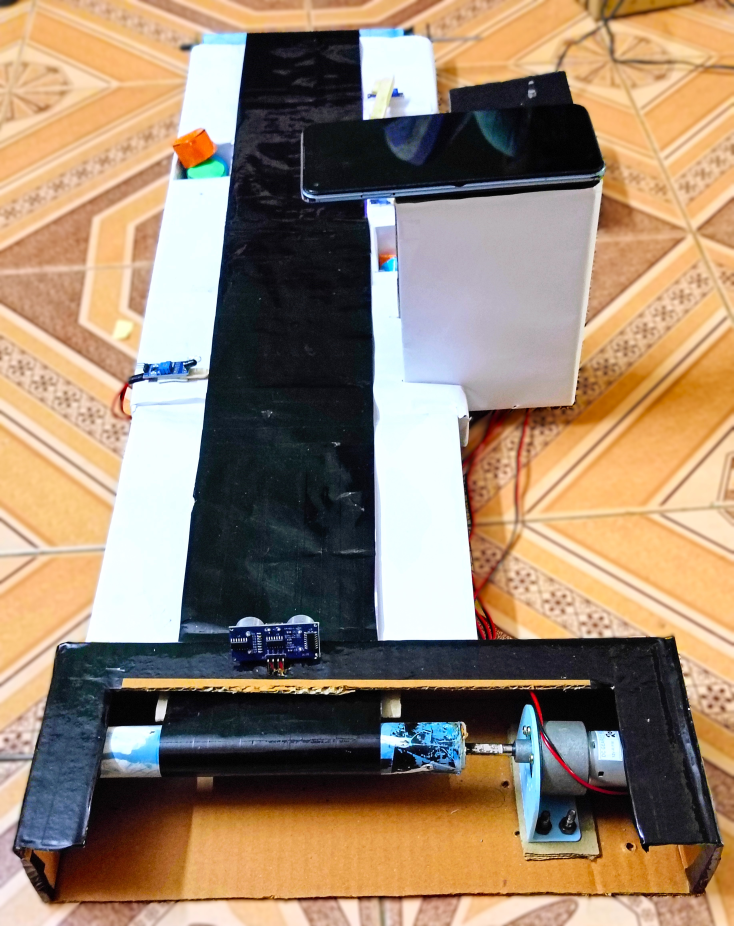
#> input picture media/photos/BACK_VIEW.jpeg, 3667 x 4630 px (shown at 1/5 size)
$ python -i wifi_communication.py   (imports and definitions only)
#> lines starting #> are read from the running program, lines starting #| are printed output that depends on the picture; after the words box and inside, x2 and y2 are one past the last pixel; in counts of white or black regions, pixels touching at a corner belong together
#> further down, picture is the input picture: shape (4630, 3667, 3); mean B, G, R 112.8, 134.5, 156.2
"""ESP32-triggered vision controller for the conveyor sorting project.

Run from the repository root:
    python vision/wifi_communication.py

The program polls the ESP32 continuously, but opens/reads the camera and runs
classification only while an IR-triggered vision request is active.
"""

from __future__ import annotations

import json
import time
import urllib.error
import urllib.parse
import urllib.request
from collections import Counter
from typing import Optional

import cv2
import numpy as np

# ---------------------------------------------------------------------------
# USER CONFIGURATION
# ---------------------------------------------------------------------------
ESP32_BASE_URL = "http://192.168.4.1"

# IMPORTANT: when the phone joins the ESP32's Sorting-Conveyor Wi-Fi,
# its camera-stream IP may change. Update this URL to the address shown by
# your phone IP-camera app. Do not assume the old 192.168.1.4 address remains.
CAMERA_URL = "http://192.168.4.2:8080/video"

POLL_INTERVAL_SECONDS = 0.25
HTTP_TIMEOUT_SECONDS = 3.0
FRAME_COUNT = 9
FRAME_INTERVAL_SECONDS = 0.12
MIN_VALID_VOTES = 4
MIN_COLOUR_PIXELS = 5000
MIN_CONTOUR_AREA = 2500
SHOW_PREVIEW = True

# Keep only the colour classes the ESP32 currently accepts.
# To change a colour, edit its HSV lower/upper arrays here.
COLOUR_RANGES = {
    "GREEN": (np.array([35, 50, 40]), np.array([85, 255, 255])),
    "BLUE": (np.array([90, 50, 40]), np.array([130, 255, 255])),
    "ORANGE": (np.array([5, 100, 100]), np.array([15, 255, 255])),
    "YELLOW": (np.array([20, 100, 100]), np.array([30, 255, 255])),
}


class CameraUnavailable(RuntimeError):
    """Raised when the configured phone camera stream cannot be read."""


# [60 lines left out: functions http_get_json, submit_result, open_camera, classify_colour, not called in this run]


def analyze_shape(frame: np.ndarray):
    """Find the main foreground contour and classify its geometry.

    Uses Otsu thresholding in both polarities instead of relying only on Canny
    edge contours. This is generally more reliable for solid objects placed on
    a contrasting conveyor background.

    Returns (label, annotated_frame, selected_binary_mask, diagnostic_text).
    """
    gray = cv2.cvtColor(frame, cv2.COLOR_BGR2GRAY)
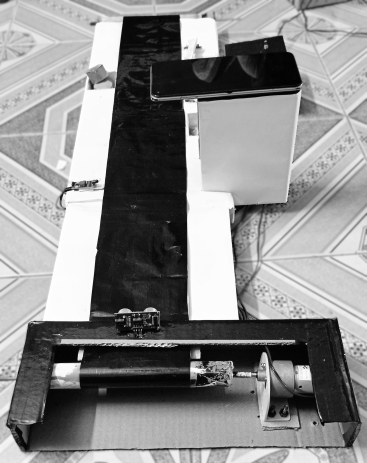
#> gray: shape (4630, 3667) (shown at 1/10 size); min 0, max 255, mean 138.5
    blurred = cv2.GaussianBlur(gray, (5, 5), 0)
    frame_h, frame_w = gray.shape[:2]
    frame_area = float(frame_h * frame_w)
    min_area = max(float(MIN_CONTOUR_AREA), frame_area * 0.003)
    max_area = frame_area * 0.65

    kernel = np.ones((5, 5), dtype=np.uint8)
    candidates = []
    masks = []

    # Try both bright-object and dark-object foreground polarity.
    for threshold_type in (cv2.THRESH_BINARY, cv2.THRESH_BINARY_INV):
        _, mask = cv2.threshold(
            blurred, 0, 255, threshold_type + cv2.THRESH_OTSU
        )
        mask = cv2.morphologyEx(mask, cv2.MORPH_OPEN, kernel, iterations=1)
        mask = cv2.morphologyEx(mask, cv2.MORPH_CLOSE, kernel, iterations=2)
        masks.append(mask)

        contours, _ = cv2.findContours(
            mask, cv2.RETR_EXTERNAL, cv2.CHAIN_APPROX_SIMPLE
        )
        for contour in contours:
            area = cv2.contourArea(contour)
            if area < min_area or area > max_area:
                continue

            x, y, w, h = cv2.boundingRect(contour)
            # Ignore objects touching the image boundary: these are often
            # conveyor/background regions rather than the item being sorted.
            margin = 2
            if x <= margin or y <= margin or x + w >= frame_w - margin or y + h >= frame_h - margin:
                continue

            perimeter = cv2.arcLength(contour, True)
            if perimeter <= 0:
                continue

            approximation = cv2.approxPolyDP(contour, 0.025 * perimeter, True)
            corners = len(approximation)
            circularity = (4.0 * np.pi * area) / (perimeter * perimeter)

            if corners == 3:
                label = "TRIANGLE"
                ratio = 0.0
            elif corners == 4:
                rect = cv2.minAreaRect(contour)
                side_a, side_b = rect[1]
                if min(side_a, side_b) <= 0:
                    continue
                ratio = max(side_a, side_b) / min(side_a, side_b)
                label = "SQUARE" if ratio <= 1.15 else "RECTANGLE"
            elif circularity >= 0.75:
                label = "CIRCLE"
                ratio = 0.0
            elif corners >= 5:
                label = "OTHER"
                ratio = 0.0
            else:
                label = "UNKNOWN"
                ratio = 0.0

            candidates.append({
                "area": area,
                "contour": contour,
                "label": label,
                "corners": corners,
                "circularity": circularity,
                "ratio": ratio,
                "mask": mask,
            })
#> this loop made 2 passes
#> pass 1, in analyze_shape, `_, mask = cv2.threshold( blurred, 0, 255, threshold_type + cv2.THRESH_..`:
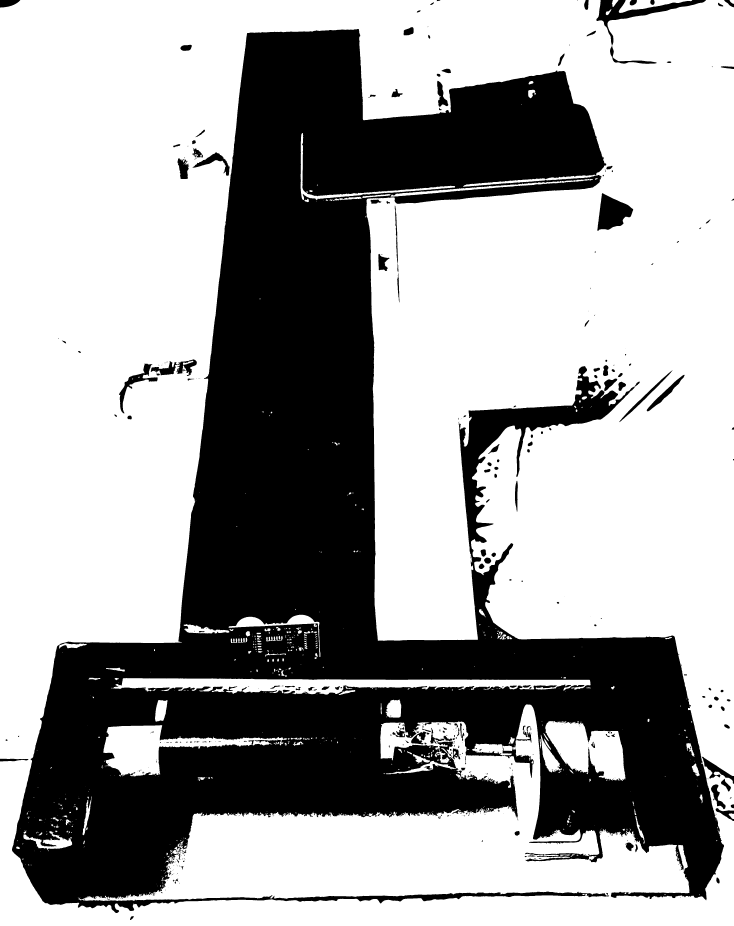
#> mask: shape (4630, 3667) (shown at 1/5 size); 63.6% white; 517 black regions (287 under 20 px), largest, box (x1, y1, x2, y2) and area: (60, 145, 3620, 4565) 6015594, (2982, 0, 3530, 319) 26808, (2987, 966, 3166, 1154) 20327
#> pass 1, in analyze_shape, `mask = cv2.morphologyEx(mask, cv2.MORPH_OPEN, kernel, iterations=1)`:
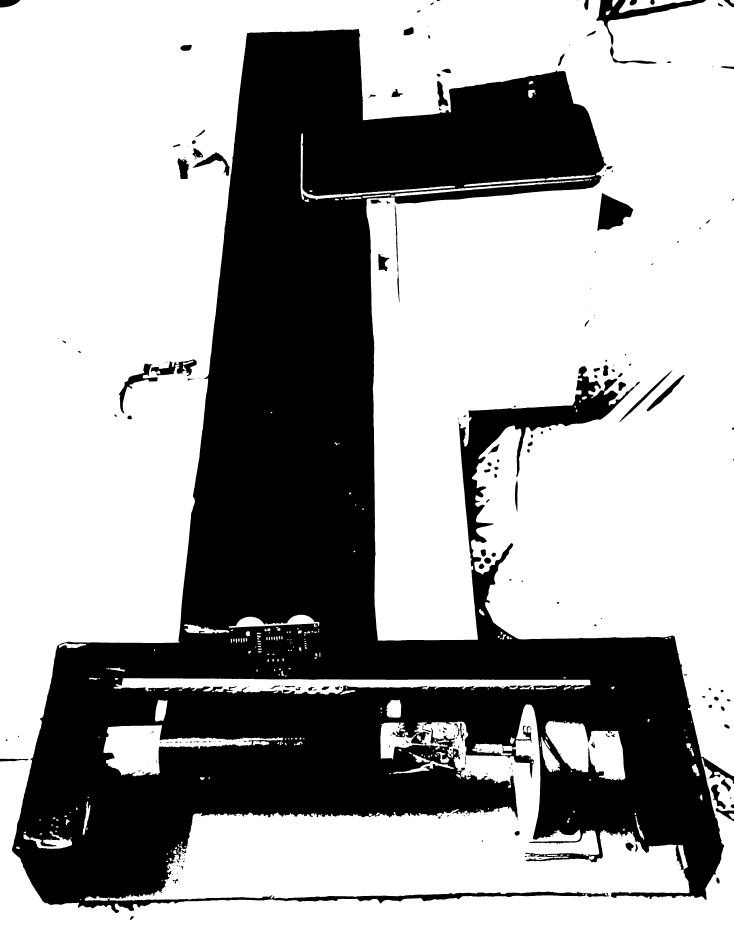
#> mask: shape (4630, 3667) (shown at 1/5 size); 63.5% white; 301 black regions (131 under 20 px), largest, box (x1, y1, x2, y2) and area: (60, 145, 3667, 4565) 6060056, (2982, 0, 3530, 319) 26865, (2987, 966, 3166, 1154) 20329
#> pass 1, in analyze_shape, `mask = cv2.morphologyEx(mask, cv2.MORPH_CLOSE, kernel, iterations=2)`:
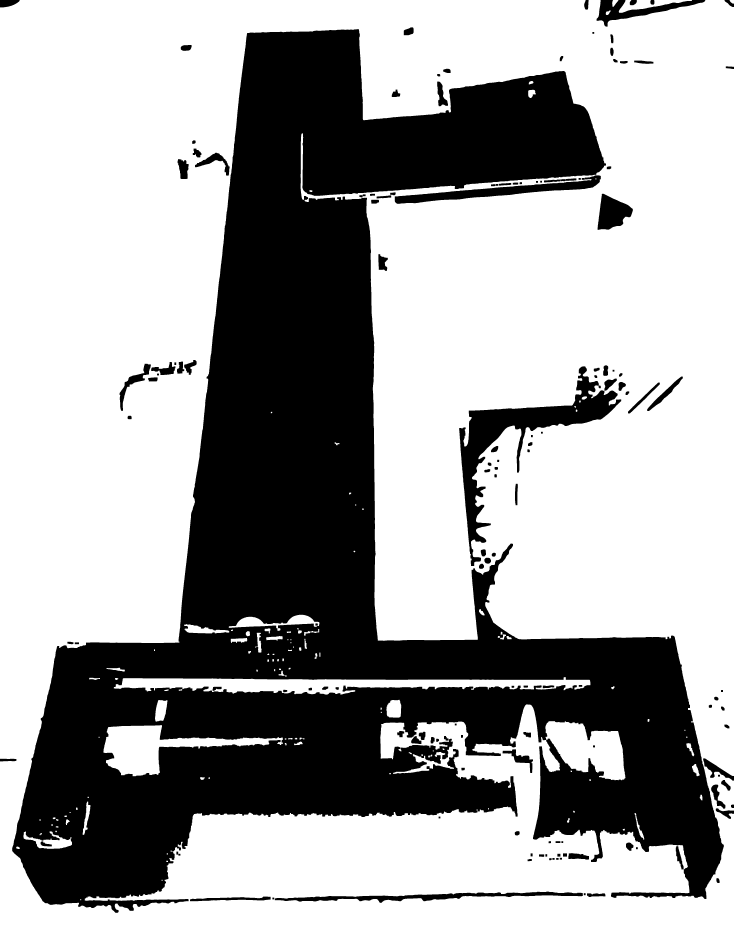
#> mask: shape (4630, 3667) (shown at 1/5 size); 63.8% white; 145 black regions, largest, box (x1, y1, x2, y2) and area: (61, 146, 3619, 4564) 5772750, (2296, 1832, 3106, 2830) 141598, (1974, 877, 3004, 1019) 40828
#> after the loop:
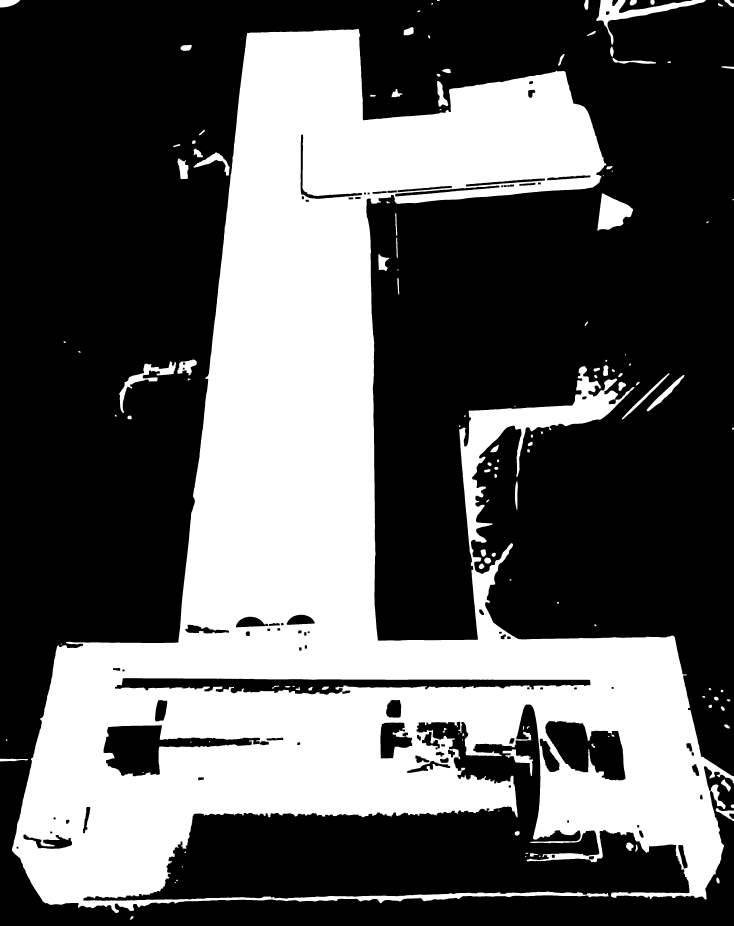
#> mask: shape (4630, 3667) (shown at 1/5 size); 36.5% white; 132 white regions, largest, box (x1, y1, x2, y2) and area: (60, 145, 3667, 4565) 6068299, (2982, 0, 3529, 223) 23982, (2987, 967, 3165, 1153) 20318
#> after the loop, candidates = []; masks = 2 items

    annotated = frame.copy()
    if not candidates:
        return "UNKNOWN", annotated, np.zeros_like(gray), "no suitable foreground contour"

    # The largest non-border foreground object is assumed to be the item on
    # the conveyor. If the camera sees several objects, keep only the largest.
    best = max(candidates, key=lambda item: item["area"])
    cv2.drawContours(annotated, [best["contour"]], -1, (0, 255, 0), 3)
    x, y, w, h = cv2.boundingRect(best["contour"])
    cv2.rectangle(annotated, (x, y), (x + w, y + h), (255, 180, 0), 2)
    diagnostic = (
        f"area={best['area']:.0f}, corners={best['corners']}, "
        f"circularity={best['circularity']:.2f}, ratio={best['ratio']:.2f}"
    )
    cv2.putText(
        annotated, f"{best['label']} | {diagnostic}", (12, 28),
        cv2.FONT_HERSHEY_SIMPLEX, 0.55, (0, 255, 0), 2, cv2.LINE_AA
    )
    return best["label"], annotated, best["mask"], diagnostic


# [141 lines left out: functions classify_shape, collect_classification, main, not called in this run]


# [2 lines not run here, left out]

>>> import cv2
>>> picture = cv2.imread('../media/photos/BACK_VIEW.jpeg')
>>> result = analyze_shape(picture)

$ run again, on media/photos/FRONT_VIEW.jpeg
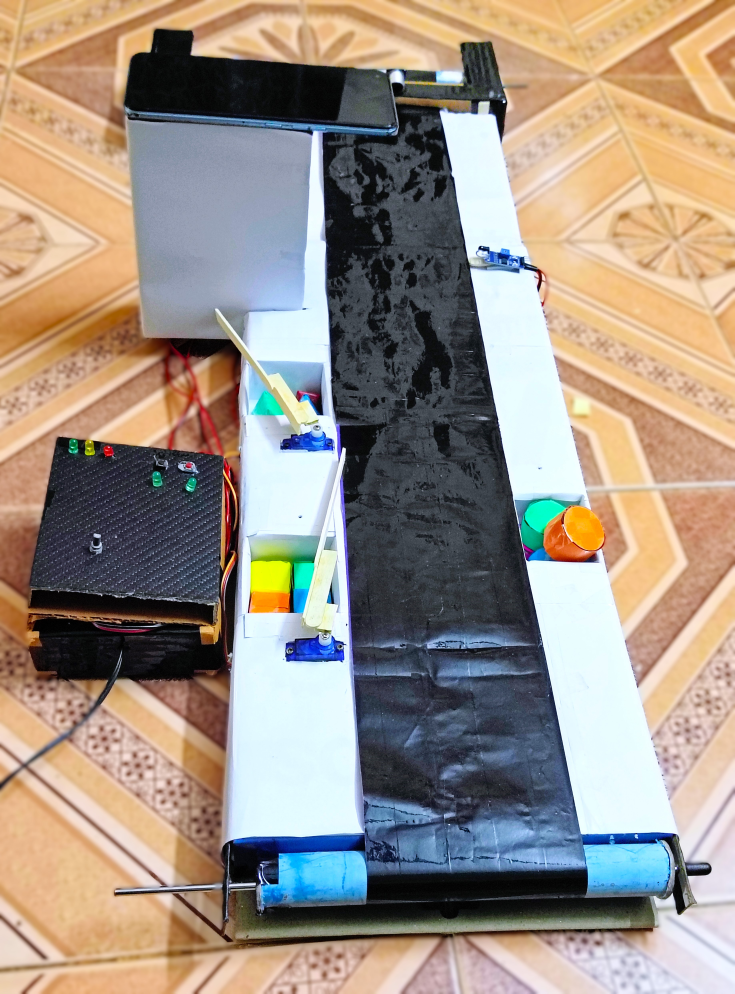
#> input picture media/photos/FRONT_VIEW.jpeg, 3673 x 4966 px (shown at 1/5 size)
#> picture is the input picture: shape (4966, 3673, 3); mean B, G, R 134.2, 145.9, 157.9
#> the loop in analyze_shape, `for threshold_type in (cv2.THRESH_BINARY, cv2.THRESH_BINARY_INV):` made 2 passes
#> pass 1, in analyze_shape, `mask = cv2.morphologyEx(mask, cv2.MORPH_CLOSE, kernel, iterations=2)`:
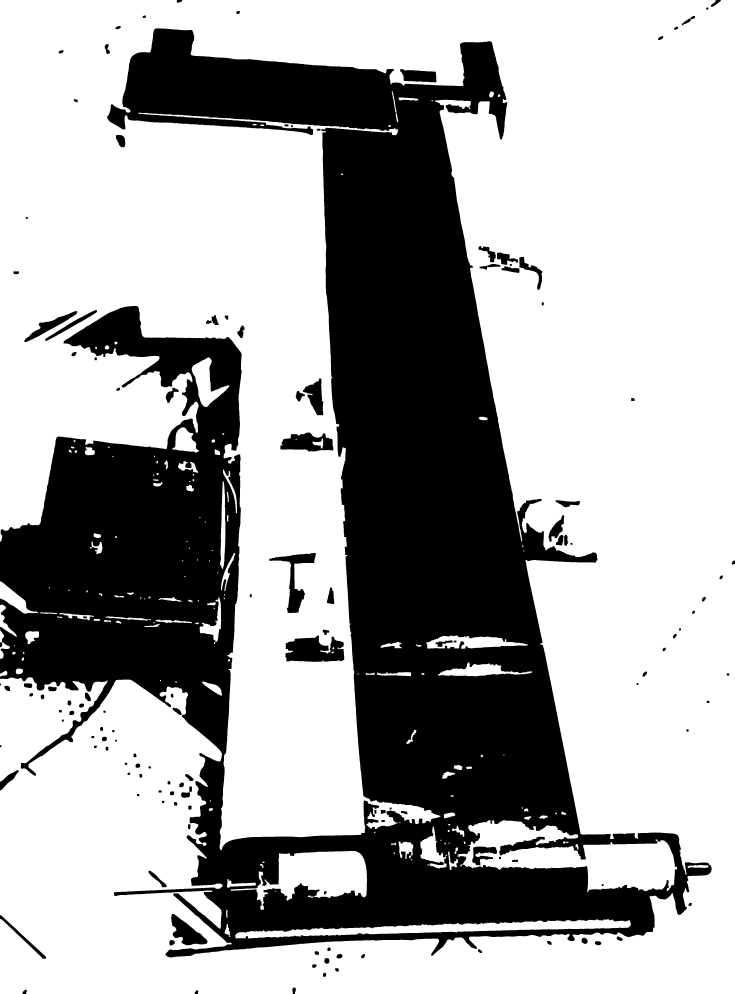
#> mask: shape (4966, 3673) (shown at 1/5 size); 66.1% white; 141 black regions, largest, box (x1, y1, x2, y2) and area: (0, 142, 3558, 4787) 5999156, (1427, 3178, 1721, 3309) 28628, (1347, 2765, 1579, 3065) 17999
#> after the loop in analyze_shape, `for threshold_type in (cv2.THRESH_BINARY, cv2.THRESH_BINARY_INV):`:
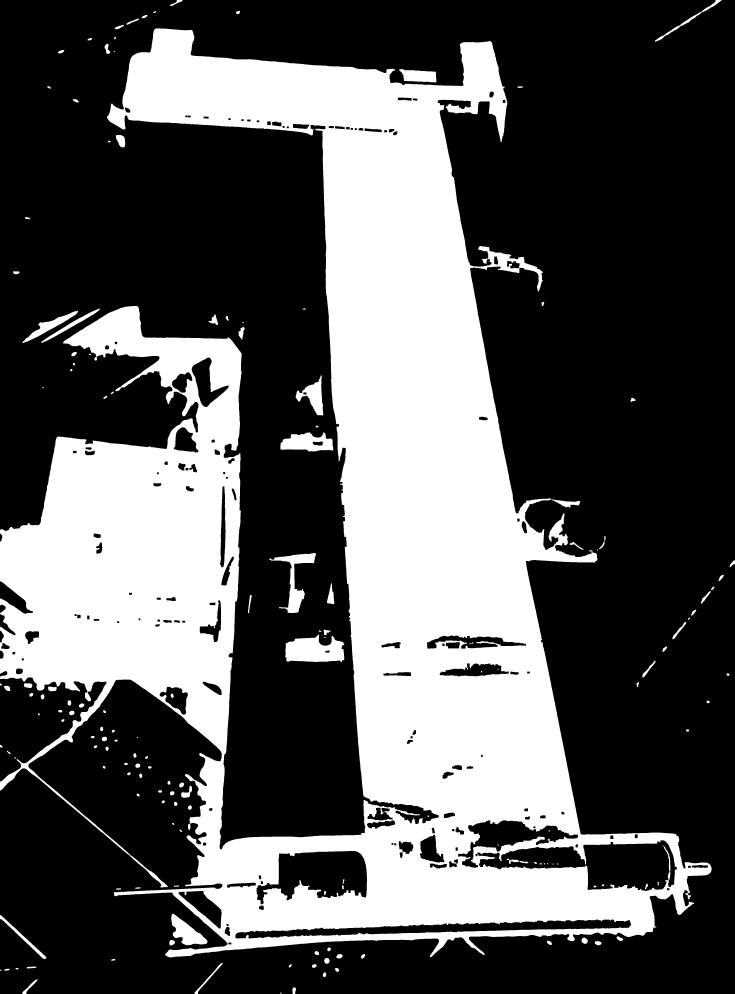
#> mask: shape (4966, 3673) (shown at 1/5 size); 34.3% white; 156 white regions (1 under 20 px), largest, box (x1, y1, x2, y2) and area: (0, 142, 3558, 4787) 6095449, (1426, 3173, 1721, 3310) 29941, (1347, 2765, 1580, 3065) 17801
#> after the loop in analyze_shape, `for threshold_type in (cv2.THRESH_BINARY, cv2.THRESH_BINARY_INV):`: candidates = 3 items; masks = 2 items
#> best = 7 items
#> x = 2287; y = 4101; w = 1098; h = 360
